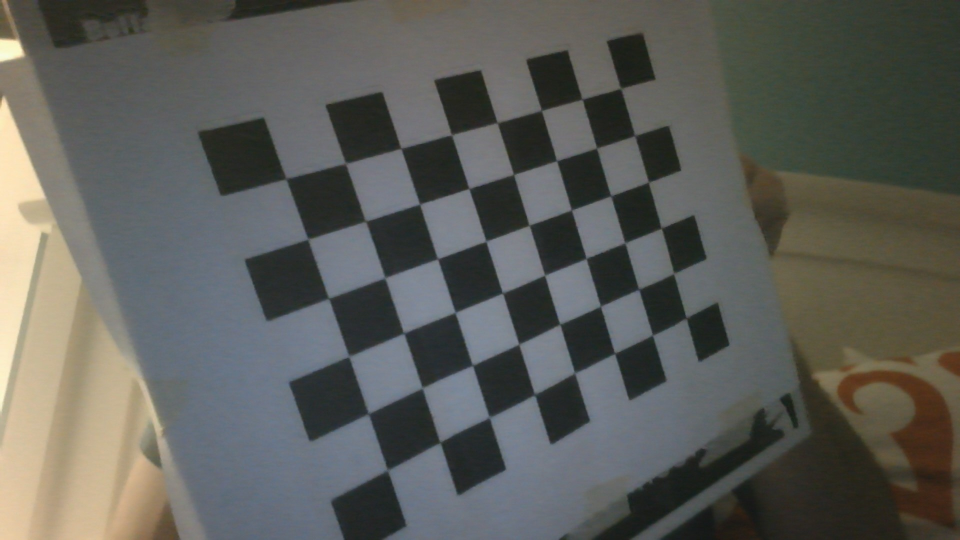
#> input picture Python/Vision stuff/Calibration/8x6boards/WIN_20210107_05_01_31_Pro.jpg, 1920 x 1080 px (shown at 1/2 size); its folder holds only this picture in this run
$ python Undistort.py
#> lines starting #> are read from the running program, lines starting #| are printed output that depends on the picture; after the words box and inside, x2 and y2 are one past the last pixel; in counts of white or black regions, pixels touching at a corner belong together; long printed decimals are rounded
import numpy as np
import cv2
import glob

# termination criteria
criteria = (cv2.TERM_CRITERIA_EPS + cv2.TERM_CRITERIA_MAX_ITER, 30, 0.001)

# prepare object points, like (0,0,0), (1,0,0), (2,0,0) ....,(6,5,0)
objp = np.zeros((6*8,3), np.float32)
objp[:,:2] = np.mgrid[0:8,0:6].T.reshape(-1,2)

# Arrays to store object points and image points from all the images.
objpoints = [] # 3d point in real world space
imgpoints = [] # 2d points in image plane.

images = glob.glob('./8x6boards/*.jpg')

for fname in images:
    img = cv2.imread(fname)
#> img is the input picture: shape (1080, 1920, 3); mean B, G, R 88.3, 93.3, 92.7
    gray = cv2.cvtColor(img, cv2.COLOR_BGR2GRAY)
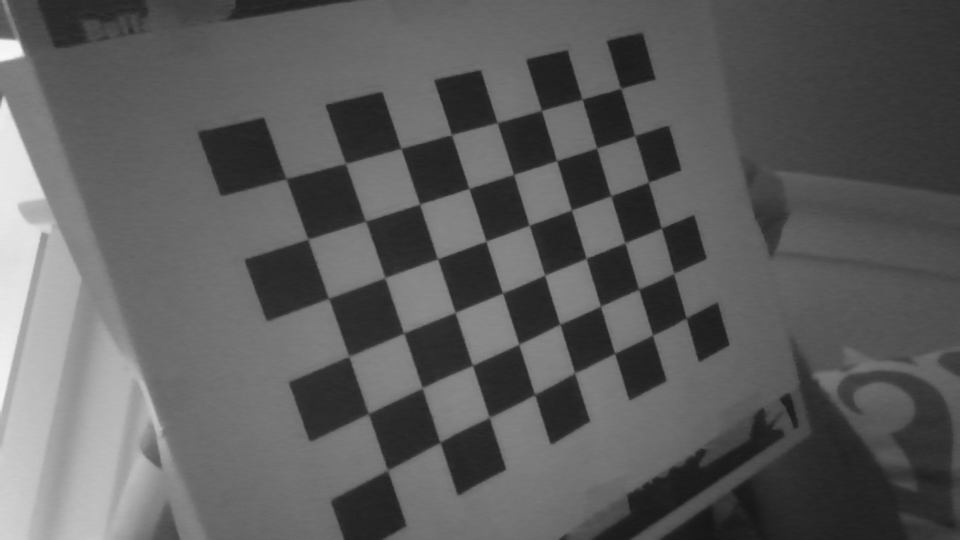
#> gray: shape (1080, 1920) (shown at 1/2 size); min 20, max 248, mean 92.6
    # gray_res = cv2.resize(gray, (640, 480))
    # cv2.imshow('gray', gray_res)
    # cv2.waitKey()

    # Find the chess board corners
    ret, corners = cv2.findChessboardCorners(gray, (8,6),None)
#> ret = True; corners = 48 rows, first 8: [572.4, 357.5], [691.5, 327], [802.6, 296], [902.3, 269.1], [994.5, 245.5], [1083, 221], [1165, 199], [1242, 177]

    # If found, add object points, image points (after refining them)
    print(f'ret: {ret}')
#| ret: True
    if ret == True:
        objpoints.append(objp)

        corners2 = cv2.cornerSubPix(gray, corners, (11,11), (-1,-1), criteria)
#> corners2 = 48 rows, first 8: [572.3, 357.8], [691.5, 327.4], [802.4, 297.1], [903.3, 270.2], [994.8, 245.8], [1083.3, 221.3], [1164.8, 198.9], [1241.7, 177.1]
        imgpoints.append(corners2)

        # Draw and display the corners
        img = cv2.drawChessboardCorners(img, (8,6), corners2, ret)
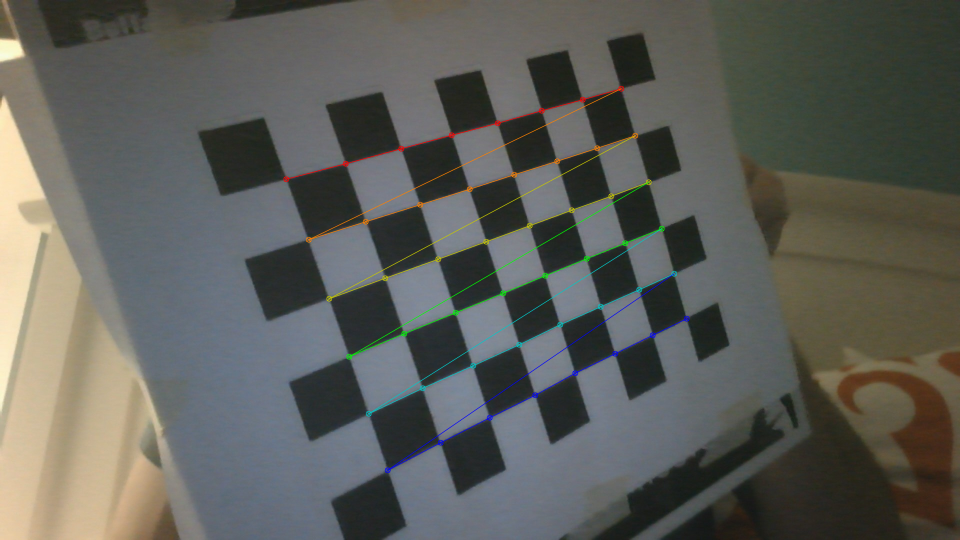
#> img: shape (1080, 1920, 3) (shown at 1/2 size); 1.17% of pixels changed, all inside (x1, y1, x2, y2) = (566, 171, 1380, 947)
        img_res = cv2.resize(img, (640, 480))
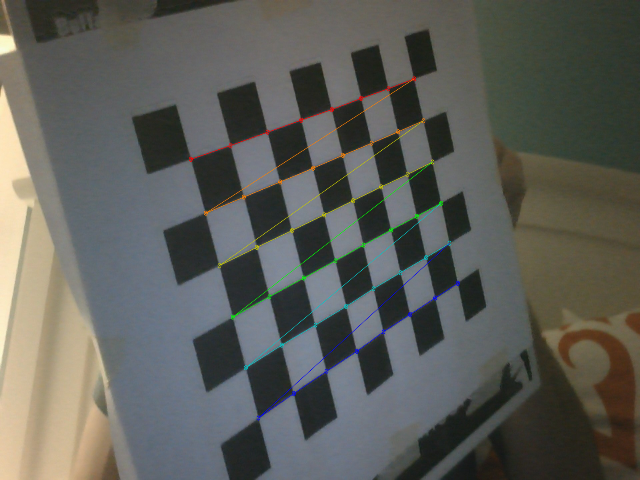
#> img_res: shape (480, 640, 3); mean B, G, R 88.3, 93.7, 92.8
        cv2.imshow('img', img_res)
        cv2.waitKey()

# print(f'objpoints: {objpoints}')
# print(f'imgpoints: {imgpoints}')

cv2.destroyAllWindows()

# save mtx and dist
ret, mtx, dist, rvecs, tvecs = cv2.calibrateCamera(objpoints, imgpoints, gray.shape[::-1],None,None)
#> ret = 0.994; mtx = [[744.6, 0, 846.2], [0, 764.6, 544.2], [0, 0, 1]]; dist = [[-0.104, 0.554, 0.00288, -0.00656, -0.623]]; rvecs = ([0.0218, -0.267, -0.335],); tvecs = ([-2.2, -1.46, 6],)

with open('outfile.txt','w') as f:
    f.write("calibration matrix (mtx):\n")
    for r in mtx:
        f.write("[")
        for i,v in enumerate(r):
            f.write(str(v))
            if i is not r.shape[0]-1:
                f.write(", ")
        f.write("]\n")
#> this loop made 3 passes
    f.write("dist:\n" + str(dist))

# undistortion process
img = cv2.imread('test_img.jpg')
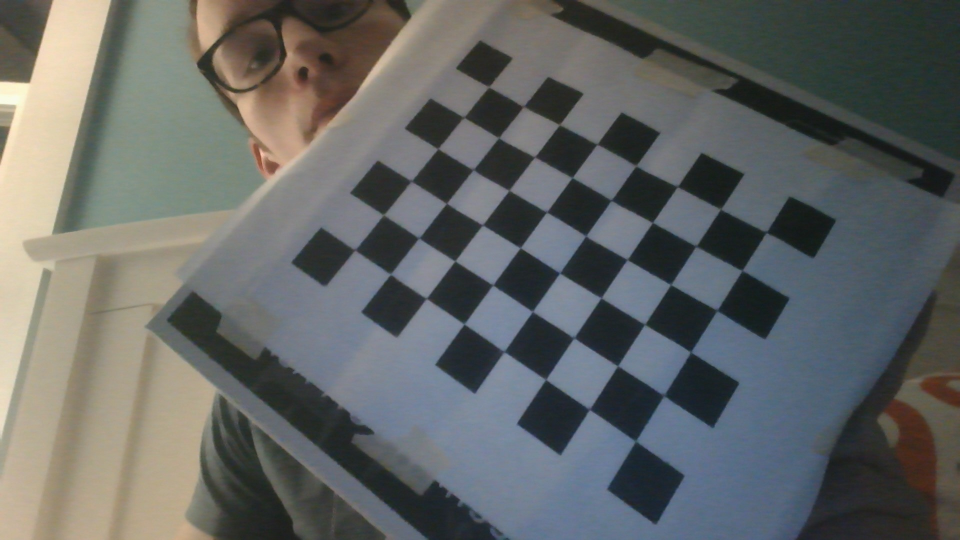
#> input picture Python/Vision stuff/Calibration/test_img.jpg, 1920 x 1080 px (shown at 1/2 size)
#> img is the input picture: shape (1080, 1920, 3); mean B, G, R 100.5, 102, 99.4

h, w = img.shape[:2]
#> h = 1080; w = 1920
newcameramtx, roi=cv2.getOptimalNewCameraMatrix(mtx,dist,(w,h),1,(w,h))
#> newcameramtx = [[744.6, 0, 846.2], [0, 709.7, 563.8], [0, 0, 1]]; roi = (0, 61, 1919, 991)
dst = cv2.undistort(img, mtx, dist, None, newcameramtx)
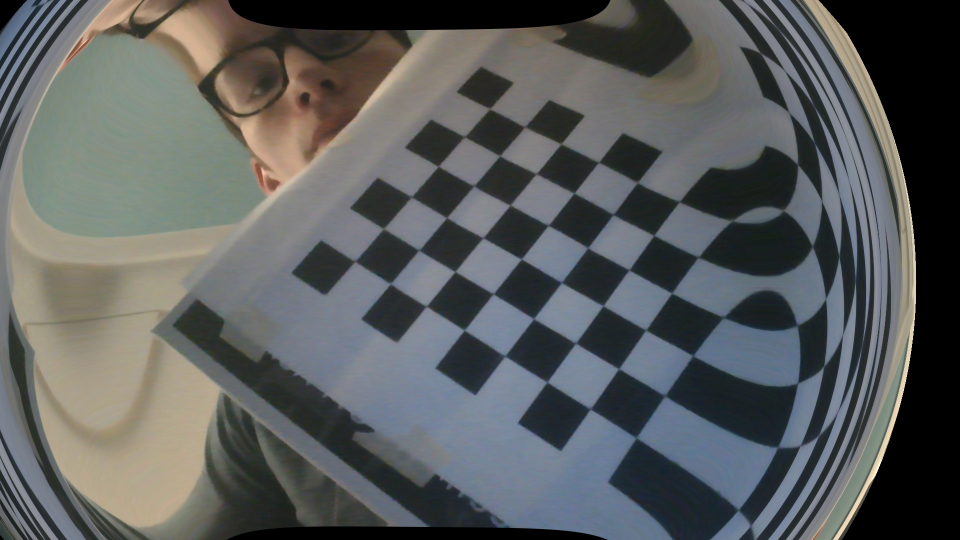
#> dst: shape (1080, 1920, 3) (shown at 1/2 size); mean B, G, R 92.6, 92.8, 90.2

x,y,w,h = roi
#> x = 0; y = 61; w = 1919; h = 991
dst = dst[y:y+h, x:x+w]
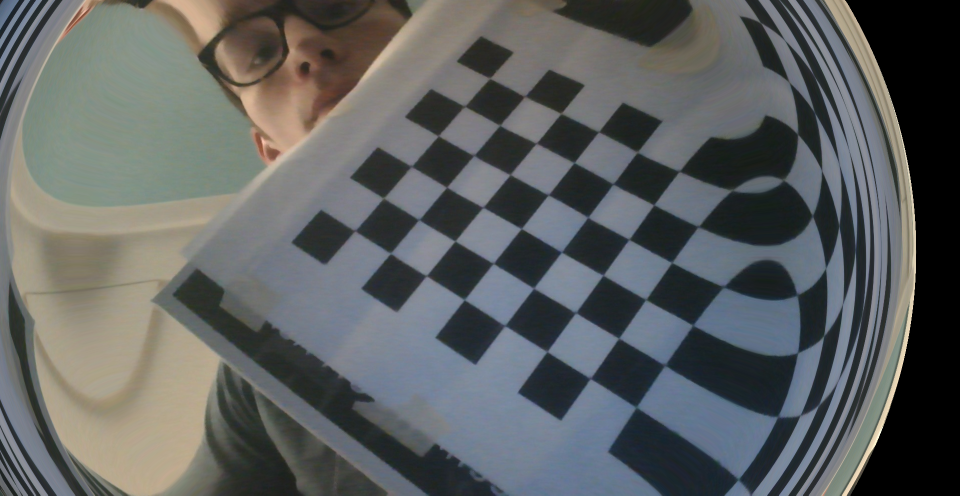
#> dst: shape (991, 1919, 3) (shown at 1/2 size); mean B, G, R 96.6, 96.7, 93.7
cv2.imwrite('calibresult.png',dst)

# calc reprojection error
tot_error = 0
for i in range(len(objpoints)):
    imgpoints2, _ = cv2.projectPoints(objpoints[i], rvecs[i], tvecs[i], mtx, dist)
    error = cv2.norm(imgpoints[i],imgpoints2, cv2.NORM_L2)/len(imgpoints2)
    tot_error += error
#> this loop made 1 pass
#> (error, tot_error) on pass 1: (0.143, 0.143)
#> after the loop, tot_error = 0.143

print("mean error: ", tot_error/len(objpoints))
#| mean error:  0.1434
